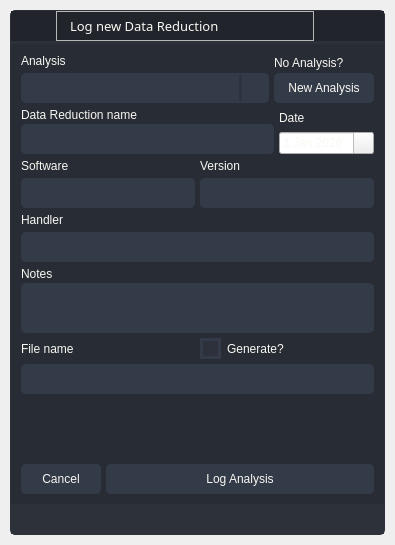
<?xml version="1.0" encoding="UTF-8"?>
<ui version="4.0">
 <class>ReductionWindow</class>
 <widget class="QMainWindow" name="ReductionWindow">
  <property name="geometry">
   <rect>
    <x>0</x>
    <y>0</y>
    <width>395</width>
    <height>545</height>
   </rect>
  </property>
  <property name="maximumSize">
   <size>
    <width>600</width>
    <height>600</height>
   </size>
  </property>
  <property name="windowTitle">
   <string>MainWindow</string>
  </property>
  <widget class="QWidget" name="stylesheet">
   <property name="styleSheet">
    <string notr="true">QWidget{
	color:#f8f8f2;
	font: 10pt &quot;AbrilTitlingNarrowW04-Bold&quot;;
}
/* Tooltip */
QToolTip {
	color: #ffffff;
	background-color: rgba(33, 37, 43, 180);
	border: 1px solid rgb(44, 49, 58);
	background-image: none;
	background-position: left center;
	background-repeat: no-repeat;
	border: none;
	border-left: 2px solid #ff5555;
	text-align: left;
	padding-left: 8px;
	margin: 0px;
}
/* Bg App */
#bgApp {	
	background-color: rgb(40, 44, 52);
	border: 1px solid rgb(44, 49, 58);
	border-radius: 5px;	
}
#topLogo {
	background-color: rgb(33, 37, 43);
	background-image: url(:/imagem/images/saturn_logo2.png);
	background-position: centered;
	background-repeat: no-repeat;
}
#titleRightInfo { 
	padding-left: 10px;
	font: 10pt &quot;AbrilTitlingNarrowW04-Bold&quot;;
 }
/* Content App */
#contentTopBg{	
	background-color: rgb(33, 37, 43);
}
#contentBottom{
	border-top: 3px solid rgb(44, 49, 58);
}
/* Top Buttons */
#rightButtons .QPushButton { background-color: rgba(255, 255, 255, 0); border: none;  border-radius: 5px; }
#rightButtons .QPushButton:hover { background-color: rgb(44, 49, 57); border-style: solid; border-radius: 4px; }
#rightButtons .QPushButton:pressed { background-color: rgb(23, 26, 30); border-style: solid; border-radius: 4px; }
#closeAppBtn{ background-color: rgba(255, 255, 255, 0); border: none; border-radius: 5px;}
#closeAppBtn:hover{ background-color:#ff5555;}
#closeAppBtn:pressed { background-color:rgb(193, 64, 64); border-style: solid; border-radius: 5px;}
/* Bottom Bar */
#bottomBar { background-color: rgb(44, 49, 58); }
#bottomBar QLabel { font-size: 10px; color: rgb(113, 126, 149);}
#bottomBar .QProgressBar {
	border-radius: 5px;
	background-color: rgb(52, 59, 72);
	text-align: center;
	color:  rgb(33, 37, 43);
	font-size: 9px;
}
#bottomBar .QProgressBar::chunk {
    background-color: #50FA7B;      
    border-radius: 5px;
}
/*Button */
#btn_loguser {
	border-radius: 5px;	
	background-color:#50FA7B;
	color: rgb(33, 37, 43);
}
#btn_loguser:hover {
	border: 2px solid rgb(61, 70, 86);
}
#btn_loguser:pressed {
	border: 2px solid #50FA7B;
}
QPushButton {
	border-radius: 5px;	
	background-color: rgb(52, 59, 72);
	color: #F8F8F2;
}
QPushButton:hover {
	border: 2px solid rgb(61, 70, 86);
}
QPushButton:pressed {
	border: 2px solid  rgb(52, 59, 72);
}

/*LineEdit */
#content .QLineEdit {
	background-color: rgb(52, 59, 72);
	border-radius: 5px;
	padding-left: 5px;
	selection-color: rgb(255, 255, 255);
	selection-background-color: rgb(255, 121, 198);
	color: #ffb86c;
}
#content .QLineEdit:hover {
	border: 2px solid rgb(64, 71, 88);
}
#content .QLineEdit:focus {
	border: 2px solid rgb(91, 101, 124);
}

/*TextEdit */
#content .QTextEdit {
	background-color: rgb(52, 59, 72);
	border-radius: 5px;
	padding-left: 5px;
	selection-color: rgb(255, 255, 255);
	selection-background-color: rgb(255, 121, 198);
	color: #ffb86c;
}
#content .QTextEdit:hover {
	border: 2px solid rgb(64, 71, 88);
}
#content .QTextEdit:focus {
	border: 2px solid rgb(91, 101, 124);
}

/*QLabel */
#content .QLabel {
	color: #F8F8F2
}

/*ComboBox */
QComboBox{
	background-color: rgb(52, 59, 72);
	border-radius: 5px;
	border: 2px solid rgb(52, 59, 72);
	padding: 5px;
	padding-left: 10px;
}
QComboBox:hover{
	border: 2px solid rgb(64, 71, 88);
}
QComboBox::drop-down {
	subcontrol-origin: padding;
	subcontrol-position: top right;
	width: 25px; 
	border-left-width: 3px;
	border-left-color: rgba(39, 44, 54, 150);
	border-left-style: solid;
	border-top-right-radius: 3px;
	border-bottom-right-radius: 3px;	
 }
QComboBox::down-arrow {
	image: url(:/icons/icons/cil-arrow-drop-down.png)
}
QComboBox::down-arrow:on {
    top: 1px;
    left: 1px;
}
QComboBox QAbstractItemView {
	color: #ff5555;	
	background-color: rgb(33, 37, 43);
	padding: 10px;
	selection-background-color: rgb(39, 44, 54);
}
/*CheckBox */
QCheckBox::indicator {
    border: 3px solid rgb(52, 59, 72);
	width: 15px;
	height: 15px;
    background: rgb(44, 49, 60);
}
QCheckBox::indicator:hover {
    border: 3px solid rgb(58, 66, 81);
}
QCheckBox::indicator:checked {
    background: 3px solid rgb(52, 59, 72);
	border: 3px solid rgb(52, 59, 72);	
	background-image: url(:/icons/icons/cil-check-alt.png);
}</string>
   </property>
   <layout class="QVBoxLayout" name="shadow">
    <property name="spacing">
     <number>10</number>
    </property>
    <property name="leftMargin">
     <number>10</number>
    </property>
    <property name="topMargin">
     <number>10</number>
    </property>
    <property name="rightMargin">
     <number>10</number>
    </property>
    <property name="bottomMargin">
     <number>10</number>
    </property>
    <item>
     <widget class="QFrame" name="bgApp">
      <property name="frameShape">
       <enum>QFrame::NoFrame</enum>
      </property>
      <property name="frameShadow">
       <enum>QFrame::Raised</enum>
      </property>
      <layout class="QHBoxLayout" name="horizontalLayout">
       <property name="spacing">
        <number>0</number>
       </property>
       <property name="leftMargin">
        <number>0</number>
       </property>
       <property name="topMargin">
        <number>0</number>
       </property>
       <property name="rightMargin">
        <number>0</number>
       </property>
       <property name="bottomMargin">
        <number>0</number>
       </property>
       <item>
        <widget class="QFrame" name="contentBox">
         <property name="frameShape">
          <enum>QFrame::NoFrame</enum>
         </property>
         <property name="frameShadow">
          <enum>QFrame::Raised</enum>
         </property>
         <layout class="QVBoxLayout" name="verticalLayout_3">
          <property name="spacing">
           <number>0</number>
          </property>
          <property name="leftMargin">
           <number>0</number>
          </property>
          <property name="topMargin">
           <number>0</number>
          </property>
          <property name="rightMargin">
           <number>0</number>
          </property>
          <property name="bottomMargin">
           <number>0</number>
          </property>
          <item>
           <widget class="QFrame" name="contentTopBg">
            <property name="minimumSize">
             <size>
              <width>0</width>
              <height>30</height>
             </size>
            </property>
            <property name="maximumSize">
             <size>
              <width>16777215</width>
              <height>30</height>
             </size>
            </property>
            <property name="frameShape">
             <enum>QFrame::NoFrame</enum>
            </property>
            <property name="frameShadow">
             <enum>QFrame::Raised</enum>
            </property>
            <layout class="QHBoxLayout" name="horizontalLayout_2">
             <property name="spacing">
              <number>0</number>
             </property>
             <property name="leftMargin">
              <number>0</number>
             </property>
             <property name="topMargin">
              <number>0</number>
             </property>
             <property name="rightMargin">
              <number>0</number>
             </property>
             <property name="bottomMargin">
              <number>0</number>
             </property>
             <item>
              <widget class="QFrame" name="leftBox">
               <property name="sizePolicy">
                <sizepolicy hsizetype="Expanding" vsizetype="Expanding">
                 <horstretch>0</horstretch>
                 <verstretch>0</verstretch>
                </sizepolicy>
               </property>
               <property name="frameShape">
                <enum>QFrame::NoFrame</enum>
               </property>
               <property name="frameShadow">
                <enum>QFrame::Raised</enum>
               </property>
               <layout class="QHBoxLayout" name="horizontalLayout_5">
                <property name="spacing">
                 <number>0</number>
                </property>
                <property name="leftMargin">
                 <number>0</number>
                </property>
                <property name="topMargin">
                 <number>0</number>
                </property>
                <property name="rightMargin">
                 <number>0</number>
                </property>
                <property name="bottomMargin">
                 <number>0</number>
                </property>
                <item>
                 <widget class="QFrame" name="topLogoInfo">
                  <property name="minimumSize">
                   <size>
                    <width>45</width>
                    <height>0</height>
                   </size>
                  </property>
                  <property name="maximumSize">
                   <size>
                    <width>45</width>
                    <height>16777215</height>
                   </size>
                  </property>
                  <property name="frameShape">
                   <enum>QFrame::NoFrame</enum>
                  </property>
                  <property name="frameShadow">
                   <enum>QFrame::Raised</enum>
                  </property>
                  <widget class="QFrame" name="topLogo">
                   <property name="geometry">
                    <rect>
                     <x>0</x>
                     <y>-6</y>
                     <width>45</width>
                     <height>45</height>
                    </rect>
                   </property>
                   <property name="minimumSize">
                    <size>
                     <width>45</width>
                     <height>45</height>
                    </size>
                   </property>
                   <property name="maximumSize">
                    <size>
                     <width>45</width>
                     <height>16777215</height>
                    </size>
                   </property>
                   <property name="frameShape">
                    <enum>QFrame::NoFrame</enum>
                   </property>
                   <property name="frameShadow">
                    <enum>QFrame::Raised</enum>
                   </property>
                  </widget>
                 </widget>
                </item>
                <item>
                 <widget class="QFrame" name="titleGripFrame">
                  <property name="frameShape">
                   <enum>QFrame::StyledPanel</enum>
                  </property>
                  <property name="frameShadow">
                   <enum>QFrame::Raised</enum>
                  </property>
                  <layout class="QHBoxLayout" name="horizontalLayout_6">
                   <property name="spacing">
                    <number>0</number>
                   </property>
                   <property name="leftMargin">
                    <number>0</number>
                   </property>
                   <property name="topMargin">
                    <number>0</number>
                   </property>
                   <property name="rightMargin">
                    <number>0</number>
                   </property>
                   <property name="bottomMargin">
                    <number>0</number>
                   </property>
                   <item>
                    <widget class="QLabel" name="titleRightInfo">
                     <property name="font">
                      <font>
                       <family>AbrilTitlingNarrowW04-Bold</family>
                       <pointsize>10</pointsize>
                       <weight>50</weight>
                       <italic>false</italic>
                       <bold>false</bold>
                      </font>
                     </property>
                     <property name="frameShape">
                      <enum>QFrame::NoFrame</enum>
                     </property>
                     <property name="text">
                      <string>Log new Data Reduction</string>
                     </property>
                    </widget>
                   </item>
                  </layout>
                 </widget>
                </item>
               </layout>
              </widget>
             </item>
             <item>
              <widget class="QFrame" name="rightButtons">
               <property name="sizePolicy">
                <sizepolicy hsizetype="Minimum" vsizetype="Minimum">
                 <horstretch>0</horstretch>
                 <verstretch>0</verstretch>
                </sizepolicy>
               </property>
               <property name="minimumSize">
                <size>
                 <width>0</width>
                 <height>30</height>
                </size>
               </property>
               <property name="maximumSize">
                <size>
                 <width>16777215</width>
                 <height>30</height>
                </size>
               </property>
               <property name="frameShape">
                <enum>QFrame::NoFrame</enum>
               </property>
               <property name="frameShadow">
                <enum>QFrame::Raised</enum>
               </property>
               <layout class="QHBoxLayout" name="horizontalLayout_3">
                <property name="spacing">
                 <number>0</number>
                </property>
                <property name="leftMargin">
                 <number>0</number>
                </property>
                <property name="topMargin">
                 <number>0</number>
                </property>
                <property name="rightMargin">
                 <number>0</number>
                </property>
                <property name="bottomMargin">
                 <number>0</number>
                </property>
                <item>
                 <widget class="QPushButton" name="minimizeAppBtn">
                  <property name="minimumSize">
                   <size>
                    <width>35</width>
                    <height>28</height>
                   </size>
                  </property>
                  <property name="maximumSize">
                   <size>
                    <width>35</width>
                    <height>16777215</height>
                   </size>
                  </property>
                  <property name="cursor">
                   <cursorShape>PointingHandCursor</cursorShape>
                  </property>
                  <property name="text">
                   <string/>
                  </property>
                  <property name="icon">
                   <iconset resource="../resources/resources.qrc">
                    <normaloff>:/icons/icons/cil-minimise.png</normaloff>:/icons/icons/cil-minimise.png</iconset>
                  </property>
                 </widget>
                </item>
               </layout>
              </widget>
             </item>
             <item>
              <widget class="QPushButton" name="closeAppBtn">
               <property name="minimumSize">
                <size>
                 <width>35</width>
                 <height>28</height>
                </size>
               </property>
               <property name="maximumSize">
                <size>
                 <width>35</width>
                 <height>16777215</height>
                </size>
               </property>
               <property name="cursor">
                <cursorShape>PointingHandCursor</cursorShape>
               </property>
               <property name="text">
                <string/>
               </property>
               <property name="icon">
                <iconset resource="../resources/resources.qrc">
                 <normaloff>:/icons/icons/cil-close.png</normaloff>:/icons/icons/cil-close.png</iconset>
               </property>
              </widget>
             </item>
            </layout>
           </widget>
          </item>
          <item>
           <widget class="QFrame" name="contentBottom">
            <property name="frameShape">
             <enum>QFrame::NoFrame</enum>
            </property>
            <property name="frameShadow">
             <enum>QFrame::Raised</enum>
            </property>
            <layout class="QVBoxLayout" name="verticalLayout_5">
             <property name="spacing">
              <number>0</number>
             </property>
             <property name="leftMargin">
              <number>0</number>
             </property>
             <property name="topMargin">
              <number>0</number>
             </property>
             <property name="rightMargin">
              <number>0</number>
             </property>
             <property name="bottomMargin">
              <number>0</number>
             </property>
             <item>
              <widget class="QFrame" name="content">
               <property name="frameShape">
                <enum>QFrame::NoFrame</enum>
               </property>
               <property name="frameShadow">
                <enum>QFrame::Raised</enum>
               </property>
               <layout class="QVBoxLayout" name="verticalLayout_13">
                <property name="spacing">
                 <number>5</number>
                </property>
                <property name="leftMargin">
                 <number>10</number>
                </property>
                <property name="topMargin">
                 <number>10</number>
                </property>
                <property name="rightMargin">
                 <number>10</number>
                </property>
                <property name="bottomMargin">
                 <number>10</number>
                </property>
                <item>
                 <layout class="QHBoxLayout" name="horizontalLayout_11">
                  <item>
                   <layout class="QVBoxLayout" name="verticalLayout_2">
                    <item>
                     <widget class="QLabel" name="label">
                      <property name="minimumSize">
                       <size>
                        <width>90</width>
                        <height>0</height>
                       </size>
                      </property>
                      <property name="styleSheet">
                       <string notr="true"/>
                      </property>
                      <property name="text">
                       <string>Analysis</string>
                      </property>
                     </widget>
                    </item>
                    <item>
                     <layout class="QHBoxLayout" name="horizontalLayout_7">
                      <property name="spacing">
                       <number>2</number>
                      </property>
                      <item>
                       <widget class="QComboBox" name="analysis">
                        <property name="sizePolicy">
                         <sizepolicy hsizetype="Expanding" vsizetype="Fixed">
                          <horstretch>0</horstretch>
                          <verstretch>0</verstretch>
                         </sizepolicy>
                        </property>
                        <property name="minimumSize">
                         <size>
                          <width>0</width>
                          <height>30</height>
                         </size>
                        </property>
                        <property name="cursor">
                         <cursorShape>PointingHandCursor</cursorShape>
                        </property>
                       </widget>
                      </item>
                     </layout>
                    </item>
                   </layout>
                  </item>
                  <item>
                   <layout class="QVBoxLayout" name="verticalLayout_9">
                    <property name="spacing">
                     <number>2</number>
                    </property>
                    <item alignment="Qt::AlignRight">
                     <widget class="QLabel" name="label_2">
                      <property name="minimumSize">
                       <size>
                        <width>100</width>
                        <height>0</height>
                       </size>
                      </property>
                      <property name="maximumSize">
                       <size>
                        <width>100</width>
                        <height>16777215</height>
                       </size>
                      </property>
                      <property name="text">
                       <string>No Analysis?</string>
                      </property>
                     </widget>
                    </item>
                    <item alignment="Qt::AlignRight">
                     <widget class="QPushButton" name="btn_addAnalysis">
                      <property name="minimumSize">
                       <size>
                        <width>100</width>
                        <height>30</height>
                       </size>
                      </property>
                      <property name="maximumSize">
                       <size>
                        <width>100</width>
                        <height>16777215</height>
                       </size>
                      </property>
                      <property name="cursor">
                       <cursorShape>PointingHandCursor</cursorShape>
                      </property>
                      <property name="text">
                       <string>New Analysis</string>
                      </property>
                     </widget>
                    </item>
                   </layout>
                  </item>
                 </layout>
                </item>
                <item>
                 <layout class="QHBoxLayout" name="horizontalLayout_9">
                  <item>
                   <layout class="QVBoxLayout" name="verticalLayout_8">
                    <property name="spacing">
                     <number>2</number>
                    </property>
                    <item>
                     <widget class="QLabel" name="label_3">
                      <property name="minimumSize">
                       <size>
                        <width>90</width>
                        <height>0</height>
                       </size>
                      </property>
                      <property name="text">
                       <string>Data Reduction name</string>
                      </property>
                     </widget>
                    </item>
                    <item>
                     <widget class="QLineEdit" name="reductionName">
                      <property name="minimumSize">
                       <size>
                        <width>0</width>
                        <height>30</height>
                       </size>
                      </property>
                     </widget>
                    </item>
                   </layout>
                  </item>
                  <item>
                   <layout class="QVBoxLayout" name="verticalLayout_10">
                    <item>
                     <widget class="QLabel" name="label_7">
                      <property name="text">
                       <string>Date</string>
                      </property>
                     </widget>
                    </item>
                    <item>
                     <widget class="QDateEdit" name="date">
                      <property name="minimumDate">
                       <date>
                        <year>2026</year>
                        <month>1</month>
                        <day>1</day>
                       </date>
                      </property>
                      <property name="calendarPopup">
                       <bool>true</bool>
                      </property>
                     </widget>
                    </item>
                   </layout>
                  </item>
                 </layout>
                </item>
                <item>
                 <layout class="QHBoxLayout" name="horizontalLayout_8">
                  <item>
                   <layout class="QVBoxLayout" name="verticalLayout_4">
                    <item>
                     <widget class="QLabel" name="label_4">
                      <property name="text">
                       <string>Software</string>
                      </property>
                     </widget>
                    </item>
                    <item>
                     <widget class="QLineEdit" name="software">
                      <property name="minimumSize">
                       <size>
                        <width>0</width>
                        <height>30</height>
                       </size>
                      </property>
                     </widget>
                    </item>
                   </layout>
                  </item>
                  <item>
                   <layout class="QVBoxLayout" name="verticalLayout_6">
                    <item>
                     <widget class="QLabel" name="label_5">
                      <property name="text">
                       <string>Version</string>
                      </property>
                     </widget>
                    </item>
                    <item>
                     <widget class="QLineEdit" name="version">
                      <property name="minimumSize">
                       <size>
                        <width>0</width>
                        <height>30</height>
                       </size>
                      </property>
                     </widget>
                    </item>
                   </layout>
                  </item>
                 </layout>
                </item>
                <item>
                 <layout class="QVBoxLayout" name="verticalLayout_12">
                  <item>
                   <widget class="QLabel" name="label_6">
                    <property name="text">
                     <string>Handler</string>
                    </property>
                   </widget>
                  </item>
                  <item>
                   <widget class="QLineEdit" name="handler">
                    <property name="minimumSize">
                     <size>
                      <width>0</width>
                      <height>30</height>
                     </size>
                    </property>
                   </widget>
                  </item>
                 </layout>
                </item>
                <item>
                 <layout class="QVBoxLayout" name="verticalLayout_7">
                  <property name="spacing">
                   <number>2</number>
                  </property>
                  <item>
                   <widget class="QLabel" name="notes">
                    <property name="minimumSize">
                     <size>
                      <width>90</width>
                      <height>0</height>
                     </size>
                    </property>
                    <property name="text">
                     <string>Notes</string>
                    </property>
                   </widget>
                  </item>
                  <item>
                   <widget class="QTextEdit" name="notes_2">
                    <property name="minimumSize">
                     <size>
                      <width>0</width>
                      <height>50</height>
                     </size>
                    </property>
                    <property name="maximumSize">
                     <size>
                      <width>16777215</width>
                      <height>50</height>
                     </size>
                    </property>
                    <property name="cursor" stdset="0">
                     <cursorShape>IBeamCursor</cursorShape>
                    </property>
                   </widget>
                  </item>
                 </layout>
                </item>
                <item>
                 <layout class="QVBoxLayout" name="verticalLayout_11">
                  <item>
                   <layout class="QHBoxLayout" name="horizontalLayout_10">
                    <item>
                     <widget class="QLabel" name="label_8">
                      <property name="text">
                       <string>File name</string>
                      </property>
                     </widget>
                    </item>
                    <item>
                     <widget class="QCheckBox" name="generate">
                      <property name="cursor">
                       <cursorShape>PointingHandCursor</cursorShape>
                      </property>
                      <property name="text">
                       <string>Generate?</string>
                      </property>
                     </widget>
                    </item>
                   </layout>
                  </item>
                  <item>
                   <widget class="QLineEdit" name="fileName">
                    <property name="minimumSize">
                     <size>
                      <width>0</width>
                      <height>30</height>
                     </size>
                    </property>
                   </widget>
                  </item>
                 </layout>
                </item>
                <item>
                 <spacer name="verticalSpacer">
                  <property name="orientation">
                   <enum>Qt::Vertical</enum>
                  </property>
                  <property name="sizeHint" stdset="0">
                   <size>
                    <width>20</width>
                    <height>40</height>
                   </size>
                  </property>
                 </spacer>
                </item>
                <item>
                 <layout class="QHBoxLayout" name="horizontalLayout_12">
                  <item>
                   <widget class="QPushButton" name="btn_cancel">
                    <property name="minimumSize">
                     <size>
                      <width>0</width>
                      <height>30</height>
                     </size>
                    </property>
                    <property name="maximumSize">
                     <size>
                      <width>80</width>
                      <height>16777215</height>
                     </size>
                    </property>
                    <property name="cursor">
                     <cursorShape>PointingHandCursor</cursorShape>
                    </property>
                    <property name="text">
                     <string>Cancel</string>
                    </property>
                   </widget>
                  </item>
                  <item>
                   <widget class="QPushButton" name="btn_logReduction">
                    <property name="minimumSize">
                     <size>
                      <width>0</width>
                      <height>30</height>
                     </size>
                    </property>
                    <property name="cursor">
                     <cursorShape>PointingHandCursor</cursorShape>
                    </property>
                    <property name="text">
                     <string>Log Analysis</string>
                    </property>
                   </widget>
                  </item>
                 </layout>
                </item>
               </layout>
              </widget>
             </item>
             <item>
              <widget class="QFrame" name="bottomBar">
               <property name="minimumSize">
                <size>
                 <width>0</width>
                 <height>30</height>
                </size>
               </property>
               <property name="maximumSize">
                <size>
                 <width>16777215</width>
                 <height>30</height>
                </size>
               </property>
               <property name="frameShape">
                <enum>QFrame::NoFrame</enum>
               </property>
               <property name="frameShadow">
                <enum>QFrame::Raised</enum>
               </property>
               <layout class="QHBoxLayout" name="horizontalLayout_4">
                <property name="spacing">
                 <number>0</number>
                </property>
                <property name="leftMargin">
                 <number>0</number>
                </property>
                <property name="topMargin">
                 <number>0</number>
                </property>
                <property name="rightMargin">
                 <number>0</number>
                </property>
                <property name="bottomMargin">
                 <number>0</number>
                </property>
                <item>
                 <widget class="QFrame" name="loadingFrame">
                  <property name="frameShape">
                   <enum>QFrame::NoFrame</enum>
                  </property>
                  <property name="frameShadow">
                   <enum>QFrame::Raised</enum>
                  </property>
                  <layout class="QVBoxLayout" name="verticalLayout">
                   <property name="spacing">
                    <number>2</number>
                   </property>
                   <property name="leftMargin">
                    <number>10</number>
                   </property>
                   <property name="topMargin">
                    <number>5</number>
                   </property>
                   <property name="rightMargin">
                    <number>2</number>
                   </property>
                   <property name="bottomMargin">
                    <number>5</number>
                   </property>
                   <item>
                    <widget class="QLabel" name="label_status">
                     <property name="text">
                      <string/>
                     </property>
                     <property name="alignment">
                      <set>Qt::AlignLeading|Qt::AlignLeft|Qt::AlignVCenter</set>
                     </property>
                    </widget>
                   </item>
                  </layout>
                 </widget>
                </item>
                <item alignment="Qt::AlignBottom">
                 <widget class="QFrame" name="frame_size_grip">
                  <property name="minimumSize">
                   <size>
                    <width>20</width>
                    <height>20</height>
                   </size>
                  </property>
                  <property name="maximumSize">
                   <size>
                    <width>20</width>
                    <height>20</height>
                   </size>
                  </property>
                  <property name="frameShape">
                   <enum>QFrame::NoFrame</enum>
                  </property>
                  <property name="frameShadow">
                   <enum>QFrame::Raised</enum>
                  </property>
                 </widget>
                </item>
               </layout>
              </widget>
             </item>
            </layout>
           </widget>
          </item>
         </layout>
        </widget>
       </item>
      </layout>
     </widget>
    </item>
   </layout>
  </widget>
 </widget>
 <resources>
  <include location="../resources/resources.qrc"/>
 </resources>
 <connections/>
</ui>
